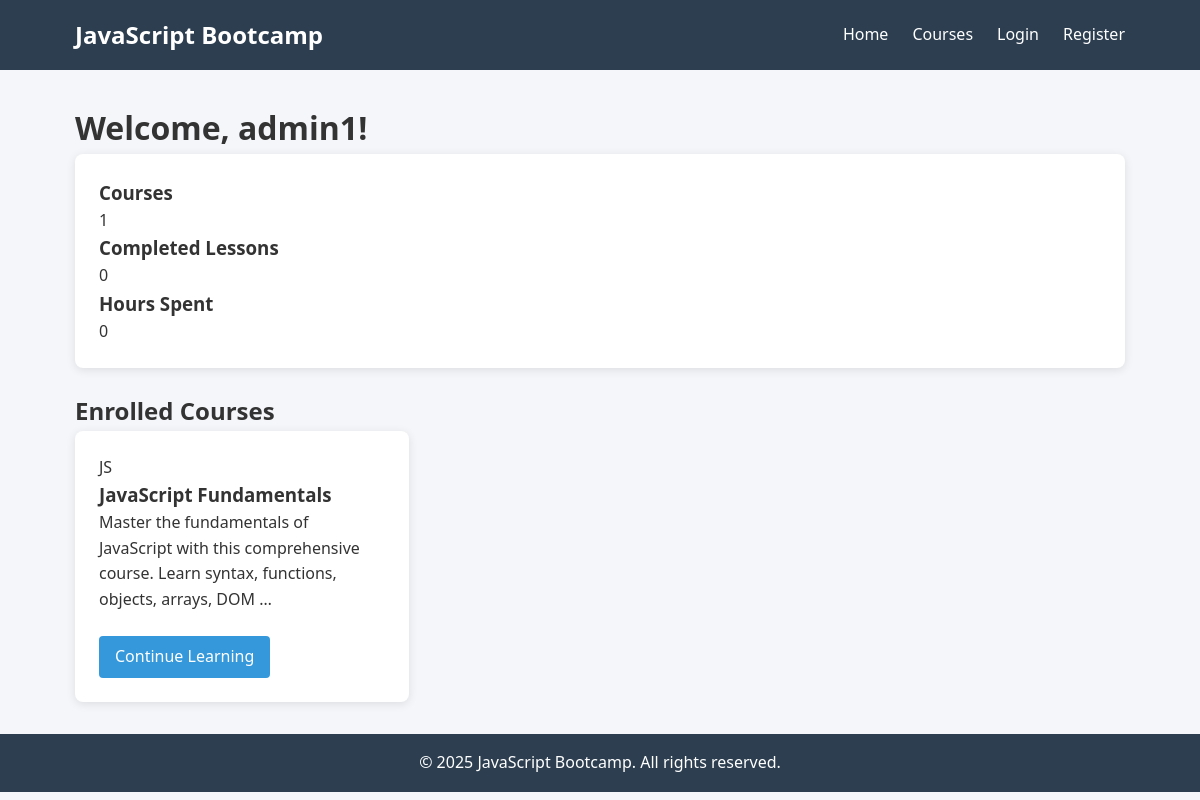
/dashboard/ (signed in), run on the app's committed database.
### users/models.py (models this page shows, shortened)
class CustomUser(AbstractUser):
    is_student = models.BooleanField(default=True)
    is_instructor = models.BooleanField(default=False)
    bio = models.TextField(max_length=500, blank=True)
    profile_picture = models.ImageField(upload_to='profile_pics/', blank=True, null=True)

### courses/models.py (models this page shows, shortened)
class Course(models.Model):
    title = models.CharField(max_length=200)
    slug = models.SlugField(unique=True)
    description = models.TextField()
    instructor = models.ForeignKey(CustomUser, on_delete=models.CASCADE, related_name='courses')
    thumbnail = models.ImageField(upload_to='course_thumbnails/', blank=True, null=True)
    created_at = models.DateTimeField(auto_now_add=True)
    updated_at = models.DateTimeField(auto_now=True)
    is_published = models.BooleanField(default=False)

### courses/views.py (the view)
# urls.py: path('dashboard/', views.user_dashboard, name='dashboard'),
@login_required
def user_dashboard(request):
    if request.user.is_instructor:
        courses = Course.objects.filter(instructor=request.user)
    else:
        enrollments = Enrollment.objects.filter(student=request.user, is_active=True)
        courses = [enrollment.course for enrollment in enrollments]
    return render(request, 'courses/dashboard.html', {'courses': courses})

### templates/courses/dashboard.html (shortened to what this page needs)
{% extends 'base.html' %}
{% block content %}
<div class="dashboard-header">
    <h1>Welcome, {{ user.first_name|default:user.username }}!</h1>
</div>
<div class="dashboard-stats card">
    <div class="stat-item">
        <h3>Courses</h3>
        <span class="stat-value">{{ courses|length }}</span>
    </div>
    <div class="stat-item">
        <h3>Completed Lessons</h3>
        <span class="stat-value">{{ user.progress.filter.completed.True|length }}</span>
    </div>
    <div class="stat-item">
        <h3>Hours Spent</h3>
        <span class="stat-value">0</span>
    </div>
</div>
<div class="my-courses">
    <h2>{% if user.is_instructor %}My Courses{% else %}Enrolled Courses{% endif %}</h2>
    <div class="course-grid">
        {% for course in courses %}
            <div class="course-card card">
                {% if course.thumbnail %}
                    <img src="{{ course.thumbnail.url }}" alt="{{ course.title }}">
                {% else %}
                    <div class="placeholder-img">JS</div>
                {% endif %}
                <div class="card-body">
                    <h3>{{ course.title }}</h3>
                    <p>{{ course.description|truncatewords:15 }}</p>
                </div>
                <div class="card-footer">
                    <a href="{% url 'course-detail' course.slug %}" class="btn">
                        {% if user.is_instructor %}Edit Course{% else %}Continue Learning{% endif %}
                    </a>
                </div>
            </div>
        {% endfor %}
    </div>
</div>
{% endblock %}

### static/css/styles.css (style rules this page uses)
:root { --primary-color: #3498db; --secondary-color: #2c3e50; --accent-color: #e74c3c; --light-bg: #f4f6f9; --dark-text: #333; --light-text: #fff; }
* { margin: 0; padding: 0; box-sizing: border-box; }
body { font-family: 'Segoe UI', Tahoma, Geneva, Verdana, sans-serif; line-height: 1.6; color: var(--dark-text); background-color: var(--light-bg); }
.card { background-color: white; border-radius: 8px; box-shadow: 0 2px 10px rgba(0, 0, 0, 0.1); padding: 1.5rem; margin-bottom: 1.5rem; }
.btn { display: inline-block; padding: 0.5rem 1rem; background-color: var(--primary-color); color: var(--light-text); border: none; border-radius: 4px; cursor: pointer; text-decoration: none; font-size: 1rem; transition: background-color 0.3s; }
.course-grid { display: grid; grid-template-columns: repeat(auto-fill, minmax(300px, 1fr)); gap: 1.5rem; }
.course-card { display: flex; flex-direction: column; height: 100%; }
.course-card .card-body { flex-grow: 1; }

### data on the page
CustomUser: first_name "admin1", progress.filter.completed.True|length "0"
Course: thumbnail "JS", title "JavaScript Fundamentals", description "Master the fundamentals of JavaScript with this comprehensive course. Learn syntax, functions, objects, arrays, DOM …"

### other printed values
{{ courses|length }} "1"
